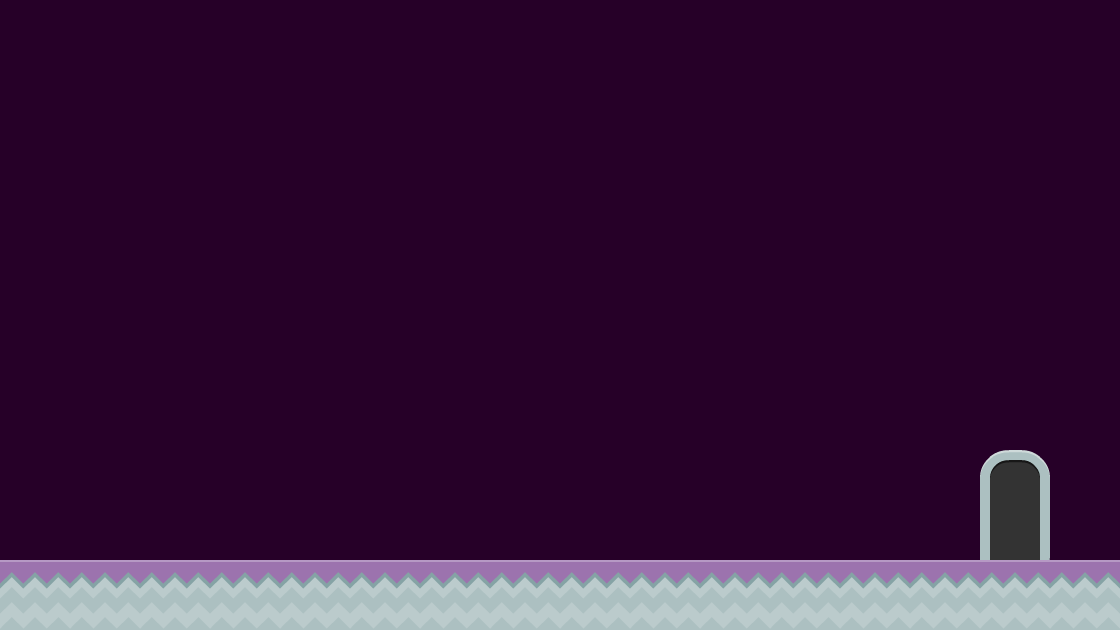

This is a level from a 2D game, rendered from its Tiled map with the project's own tilesets. A one-line summary and the map file follow, with tile-layer data summarised:
An orthogonal 16x9 tile map with 70x70 px tiles, 2 tile layers (Tile Layer 1, collision), 3 tilesets.

<map version="1.0" orientation="orthogonal" width="16" height="9" tilewidth="70" tileheight="70" backgroundcolor="#260028">
 <tileset firstgid="1" name="background-tiles" tilewidth="70" tileheight="70">
  <image source="../img/background-tiles.png" width="910" height="910" />
 </tileset>
 <tileset firstgid="170" name="meta-tiles" tilewidth="70" tileheight="70">
  <image source="../img/meta-tiles.png" width="350" height="70" />
  <tile id="4">
   <properties>
    <property name="type" value="solid" />
   </properties>
  </tile>
 </tileset>
 <tileset firstgid="175" name="item-spritesheet" tilewidth="70" tileheight="70">
  <image source="../img/item-spritesheet.png" width="560" height="560" />
 </tileset>
 <layer name="Tile Layer 1" width="16" height="9">
  <data>[144 cells, 18 non-empty, 3 distinct tile ids]</data>
 </layer>
 <layer name="collision" width="16" height="9" opacity="0">
  <data>[144 cells, 16 non-empty, 1 distinct tile ids]</data>
 </layer>
</map>
